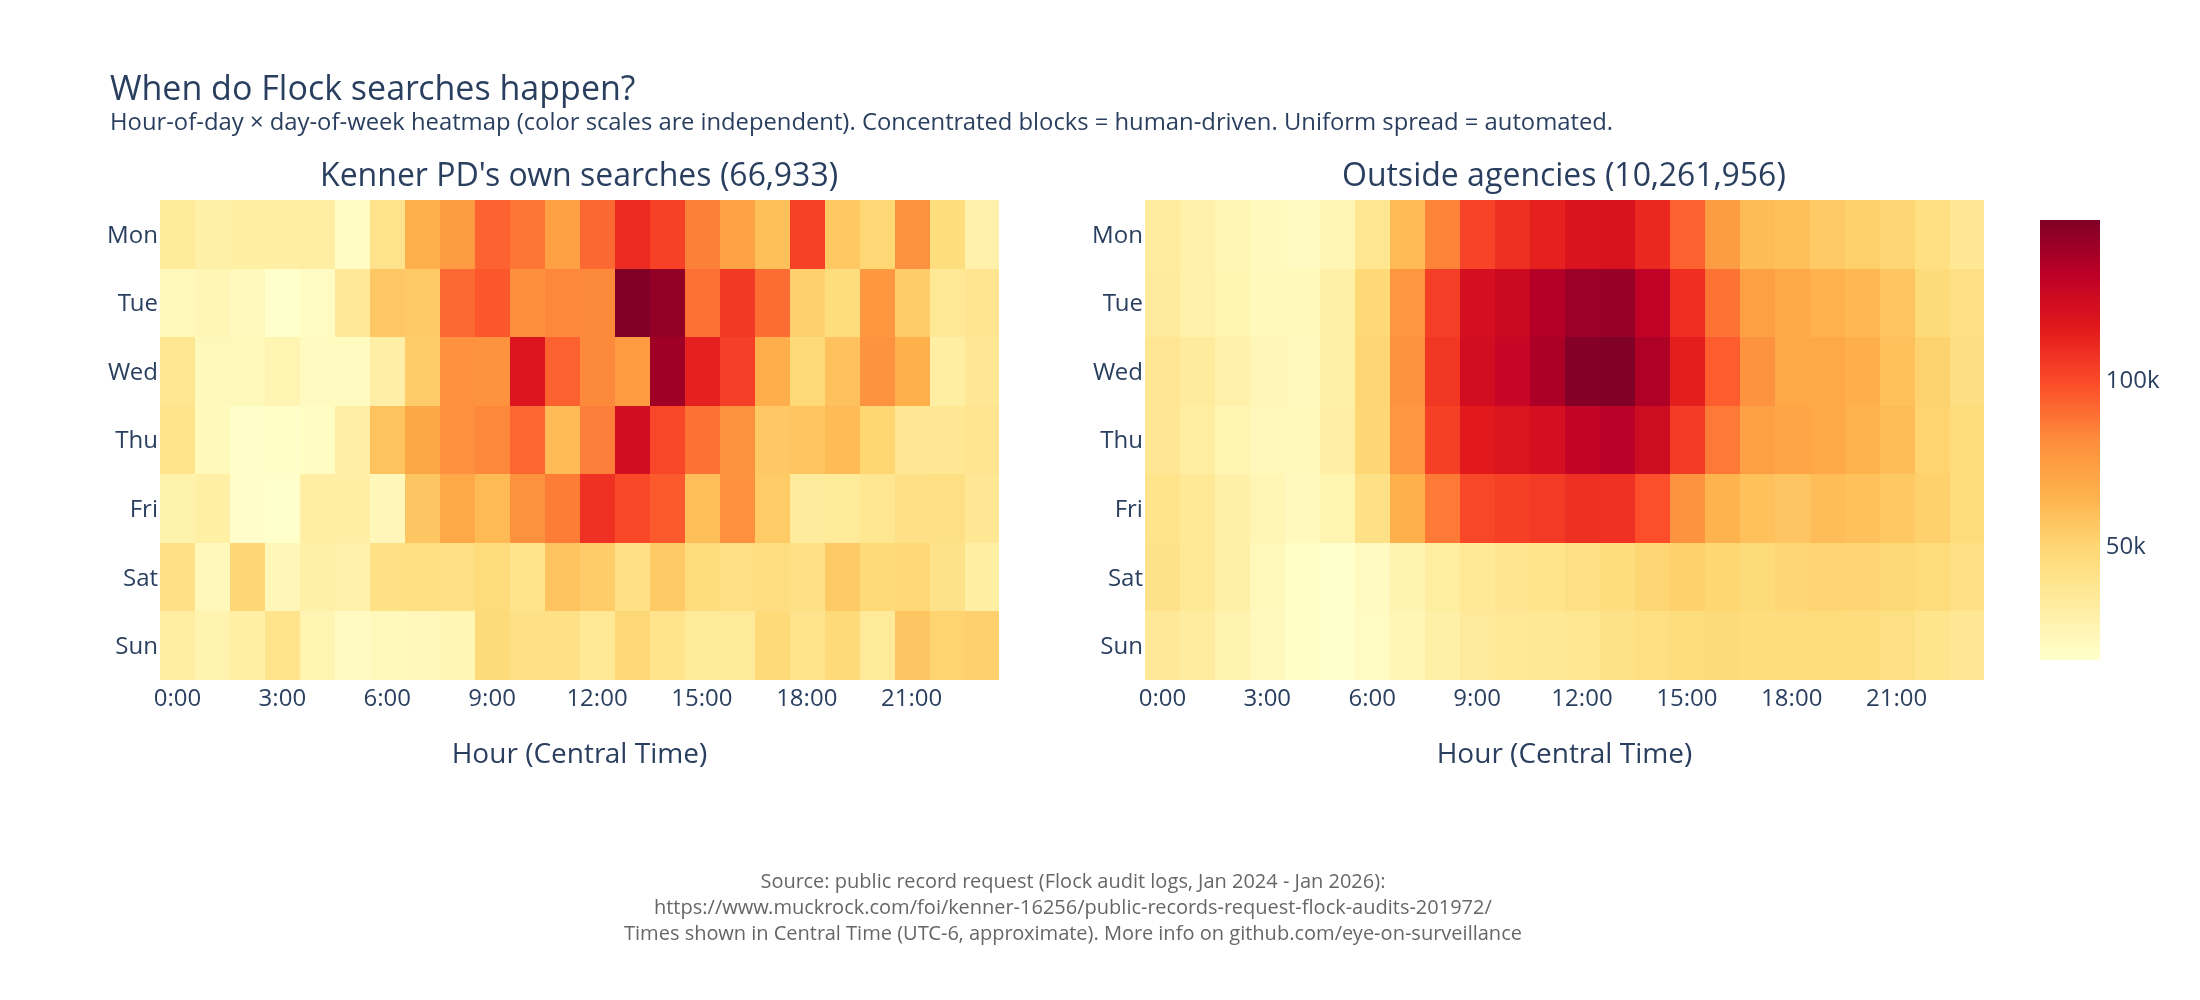

Write Python code to recreate this figure.
# /// script
# requires-python = ">=3.10"
# dependencies = ["plotly", "kaleido"]
# ///
"""Heatmap: when do Flock searches happen? Hour-of-day × day-of-week.

Reads:  cache/flock.db  (build it with the setup-scripts/ pipeline first)
Writes: next to this script, in results/temporal-patterns/:
        temporal_patterns.html  (interactive, self-contained)
        temporal_patterns.svg
        temporal_patterns.png

Two side-by-side heatmaps reveal whether searches are human-driven
(concentrated in business hours, weekdays) or automated (spread across
all hours, including nights and weekends):

  Left:  Kenner PD's own searches (org_audit, 66,933 rows)
  Right: Outside agencies searching Kenner's cameras (network_audit
         minus Kenner's own rows, 10,261,956 rows)

Timestamps are converted from UTC to Central Time (UTC-6). This is
approximate — CDT (UTC-5) applies part of the year — but the 1-hour
shift doesn't change the patterns in a 2-year aggregate.

Run from anywhere:  uv run results/temporal-patterns/temporal_patterns.py
"""

import sqlite3
import sys
from pathlib import Path

OUTPUT_DIR = Path(__file__).resolve().parent
PROJECT_ROOT = OUTPUT_DIR.parent.parent
DB_FILE = PROJECT_ROOT / "cache" / "flock.db"
OUTPUT_BASENAME = "temporal_patterns"

DOW_LABELS = ["Mon", "Tue", "Wed", "Thu", "Fri", "Sat", "Sun"]

# SQLite's strftime modifier '-6 hours' shifts both hour and weekday
# correctly, so a 3am UTC search on Tuesday becomes 9pm Monday CT.
QUERY_TEMPLATE = """
    SELECT cast(strftime('%w', search_time, '-6 hours') as integer) AS dow,
           cast(strftime('%H', search_time, '-6 hours') as integer) AS hour,
           COUNT(*) AS searches
    FROM {table}
    {where}
    GROUP BY dow, hour
"""

DATASETS = [
    {
        "label": "Kenner PD internal",
        "subplot_label": "Kenner PD's own searches",
        "expected": 66_933,
        "query": QUERY_TEMPLATE.format(table="org_audit", where=""),
    },
    {
        "label": "Outside agencies",
        "subplot_label": "Outside agencies",
        "expected": 10_261_956,
        "query": QUERY_TEMPLATE.format(
            table="network_audit",
            where="WHERE org_name != 'Kenner LA PD'",
        ),
    },
]


def query_heatmap_data(connection, query):
    """Run a dow×hour query; returns a 7×24 grid (rows=days, cols=hours)."""
    grid = [[0] * 24 for _ in range(7)]
    total = 0
    for sqlite_dow, hour, count in connection.execute(query).fetchall():
        grid[(sqlite_dow - 1) % 7][hour] = count
        total += count
    return grid, total


def print_summary_stats(label, grid, total):
    """Print quotable statistics about search timing patterns."""
    biz_hours = sum(grid[d][h] for d in range(5) for h in range(8, 18))
    overnight = sum(grid[d][h] for d in range(7) for h in (*range(0, 6), *range(22, 24)))
    weekend = sum(grid[d][h] for d in (5, 6) for h in range(24))

    pct = lambda n: f"{n / total * 100:.1f}%"
    print(f"\n{label} — summary statistics:")
    print(f"  Business hours (Mon-Fri, 8am-6pm): {biz_hours:>10,}  ({pct(biz_hours)})")
    print(f"  Overnight      (10pm-6am):         {overnight:>10,}  ({pct(overnight)})")
    print(f"  Weekends       (Sat-Sun):           {weekend:>10,}  ({pct(weekend)})")

    flat = [(DOW_LABELS[d], h, grid[d][h]) for d in range(7) for h in range(24)]
    print("  Top 5 busiest hours:")
    for day, hour, count in sorted(flat, key=lambda x: -x[2])[:5]:
        print(f"    {day} {hour:>2d}:00 — {count:,} searches")


def build_figure(grids):
    import plotly.graph_objects as go
    from plotly.subplots import make_subplots

    fig = make_subplots(
        rows=1, cols=2,
        subplot_titles=[
            f"{ds['subplot_label']} ({ds['expected']:,})" for ds in DATASETS
        ],
        horizontal_spacing=0.08,
    )

    common = dict(
        y=DOW_LABELS,
        x=[f"{h}:00" for h in range(24)],
        colorscale="YlOrRd",
        hovertemplate="%{y} %{x} CT<br>%{z:,} searches<extra></extra>",
    )

    for col, grid in enumerate(grids, 1):
        fig.add_trace(
            go.Heatmap(z=grid, showscale=(col == len(grids)), **common),
            row=1, col=col,
        )

    fig.update_xaxes(title_text="Hour (Central Time)", dtick=3)
    fig.update_yaxes(autorange="reversed")

    fig.update_layout(
        title=dict(
            text="When do Flock searches happen?"
                 "<br><sup>Hour-of-day × day-of-week heatmap (color scales are independent)."
                 " Concentrated blocks = human-driven."
                 " Uniform spread = automated.</sup>",
        ),
        width=1100, height=500,
        margin=dict(b=160),
    )

    fig.add_annotation(
        text="Source: public record request (Flock audit logs,"
             " Jan 2024 - Jan 2026):"
             '<br><a href="https://www.muckrock.com/foi/kenner-16256/'
             'public-records-request-flock-audits-201972/">'
             "https://www.muckrock.com/foi/kenner-16256/"
             "public-records-request-flock-audits-201972/</a>"
             "<br>Times shown in Central Time (UTC-6, approximate)."
             " More info on"
             ' <a href="https://github.com/eye-on-surveillance/'
             'foia-flock-kenner">github.com/eye-on-surveillance</a>',
        xref="paper", yref="paper", x=0.5, y=-0.38,
        xanchor="center", yanchor="top",
        showarrow=False, font=dict(size=10, color="#666"),
    )

    return fig


def main():
    if not DB_FILE.exists():
        print(f"ERROR: {DB_FILE} not found."
              "\nRun the setup-scripts/ pipeline (00, 01_*, 02) first.",
              file=sys.stderr)
        sys.exit(1)

    connection = sqlite3.connect(DB_FILE)
    grids, totals_ok = [], True

    print("Verification: grid totals vs known row counts")
    for ds in DATASETS:
        grid, total = query_heatmap_data(connection, ds["query"])
        grids.append(grid)
        status = "OK" if total == ds["expected"] else "MISMATCH"
        print(f"  {ds['label']}: total={total:,} expected={ds['expected']:,} {status}")
        totals_ok &= total == ds["expected"]
        ds["_grid"], ds["_total"] = grid, total

    connection.close()

    if not totals_ok:
        print("\nERROR: totals do not match; not writing outputs.", file=sys.stderr)
        sys.exit(1)

    for ds in DATASETS:
        print_summary_stats(ds["label"], ds["_grid"], ds["_total"])

    fig = build_figure(grids)
    for ext in ("html", "svg", "png"):
        path = OUTPUT_DIR / f"{OUTPUT_BASENAME}.{ext}"
        if ext == "html":
            fig.write_html(path)
        else:
            fig.write_image(path, scale=2 if ext == "png" else 1)
        print(f"Wrote {path}")


if __name__ == "__main__":
    main()
